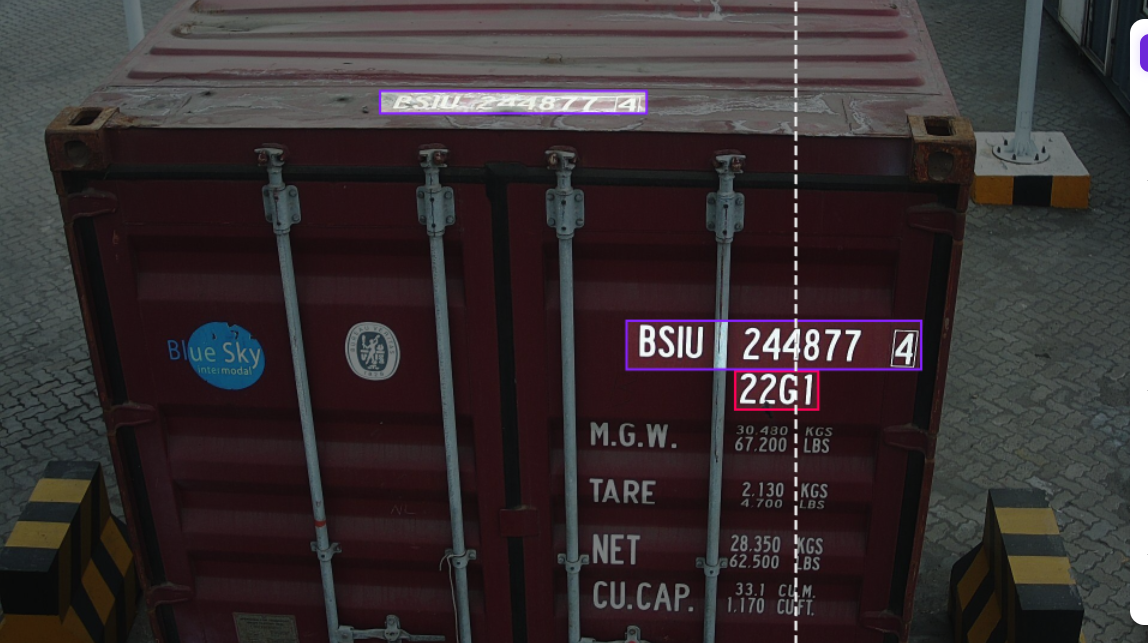
#> input picture data/images/1.png, 1148 x 643 px
$ python -i image_processing.py   (imports and definitions only)
#> lines starting #> are read from the running program, lines starting #| are printed output that depends on the picture
#> further down, picture is the input picture: shape (643, 1148, 3); mean B, G, R 49.7, 47.9, 55.9
import cv2

class ImageProcessor:
    @staticmethod
    def crop_boxes(image, boxes):
        cropped_images = []
        for box in boxes:
            x, y, w, h = box
            x, y = max(0, x), max(0, y)
            w = min(w, image.shape[1] - x)
            h = min(h, image.shape[0] - y)
            cropped = image[y:y+h, x:x+w]
            cropped_images.append(cropped)
        return cropped_images

    @staticmethod
    def preprocess_for_ocr(image):
        gray = cv2.cvtColor(image, cv2.COLOR_BGR2GRAY)
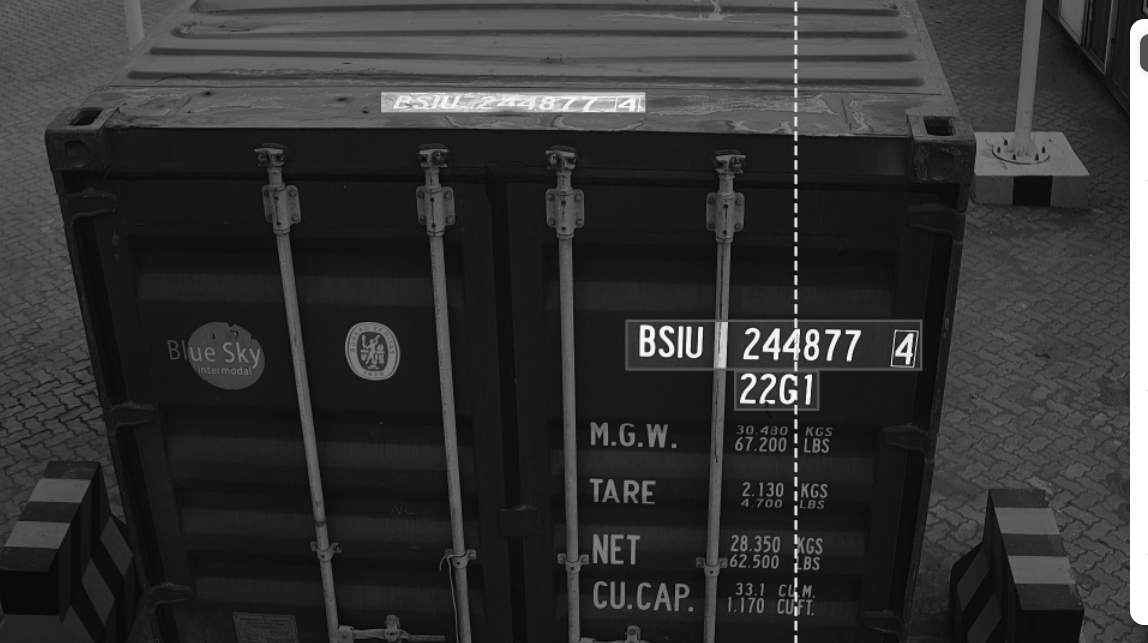
#> gray: shape (643, 1148); min 6, max 255, mean 50.5
        clahe = cv2.createCLAHE(clipLimit=3.0, tileGridSize=(8,8))
        enhanced = clahe.apply(gray)
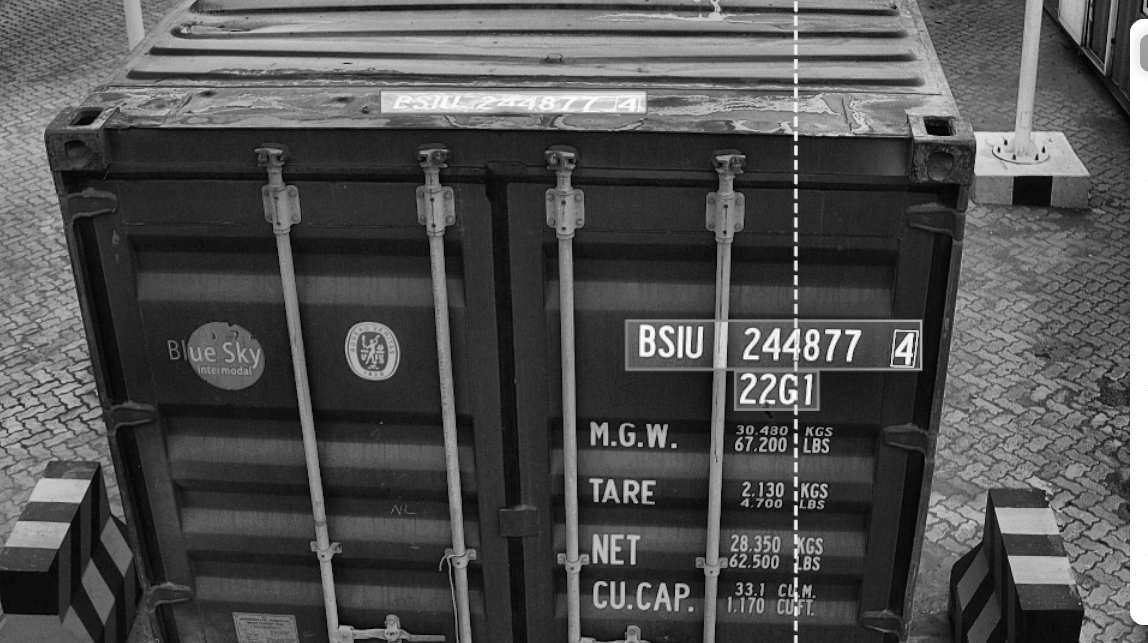
#> enhanced: shape (643, 1148); min 2, max 255, mean 81.2
        return cv2.medianBlur(enhanced, 3)

>>> import cv2
>>> picture = cv2.imread('../../../data/images/1.png')
>>> result = ImageProcessor().preprocess_for_ocr(picture)
